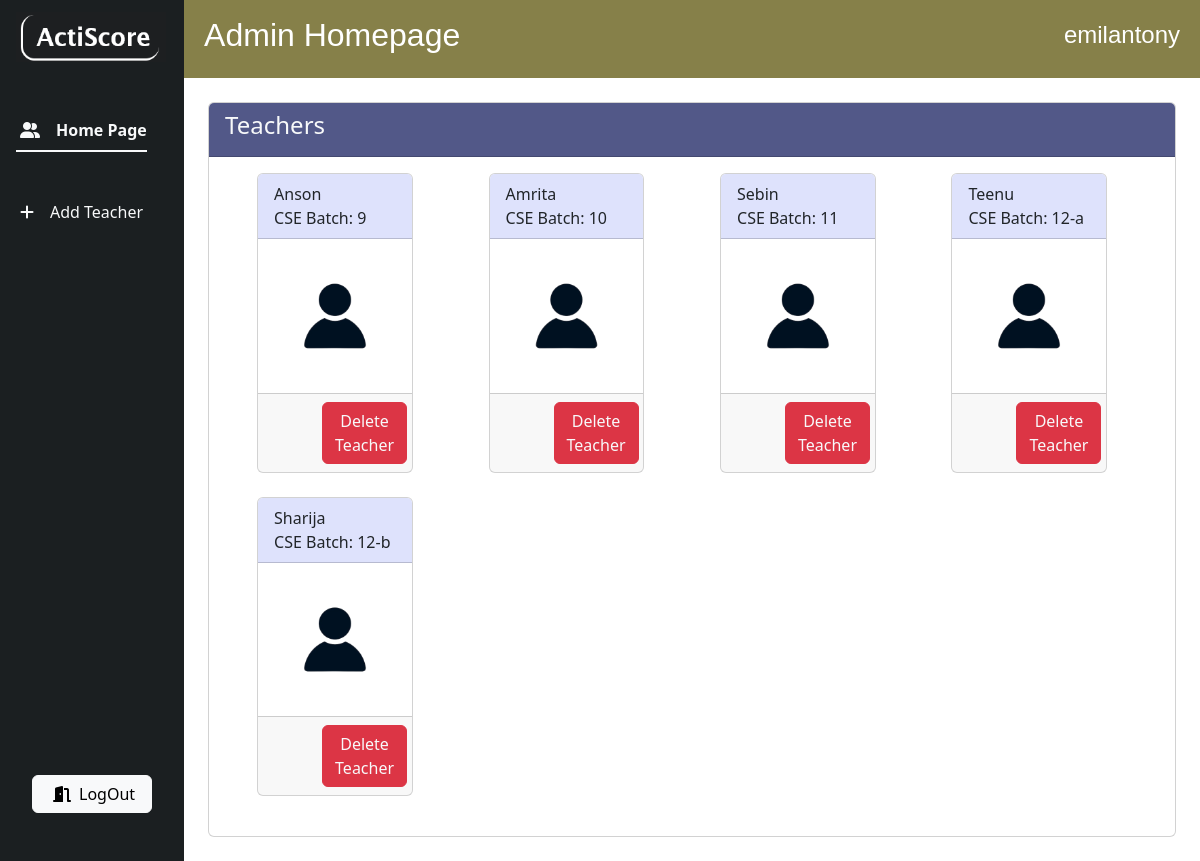
The page /admini (signed in) on the database its author committed.
### homepg/models.py (models this page shows, shortened)
class CustomUser(AbstractUser):
    role=(
        ('teacher','Teacher'),
        ('student','Student')
    )
    roles=models.CharField(max_length=10,choices=role,default="student")
    verified=models.BooleanField(default=False)

class Teacher(models.Model):
    batches=(
        ('9','9'),
        ('10','10'),
        ('11','11'),
        ('12-a','12-a'),
        ('12-b','12-b'))
    name = models.CharField(max_length=100)
    batch = models.CharField(choices=batches,default='9',max_length=10,unique=True)
    user = models.OneToOneField(CustomUser,on_delete=models.CASCADE,null=True)

### homepg/decorators.py (the view)
    def wrapper_func (request,*args,**kwargs):
        if request.user.is_authenticated:
            if request.user.is_superuser:
                return view_func(request,*args,**kwargs)
            elif request.user.roles == 'teacher':
                return redirect('teachvw')
            else:
                return redirect('studvw')
        else:
            return redirect('loginpg')

### homepg/views.py (called while the page is built)
@authenticated_admin
@login_required(login_url='/login')
def adminvw(request):
    user=request.user
    teachers = Teacher.objects.all().order_by(
        Case(
            When(batch='9', then=Value(1)),
            When(batch='10', then=Value(2)),
            When(batch='11', then=Value(3)),
            When(batch='12-a', then=Value(4)),
            When(batch='12-b', then=Value(5)),
            default=Value(6),
            output_field=CharField(),
        )
    )
    return render(request,'adminview.html',{'user':user,'teachers':teachers})

### homepg/templates/adminview.html (shortened to what this page needs)
{% load static %}
<!doctype html>
<html lang="en">
  <head>
    <link rel="stylesheet" href="https://cdnjs.cloudflare.com/ajax/libs/font-awesome/6.5.1/css/all.min.css" />
    <link href="https://cdn.jsdelivr.net/npm/bootstrap@5.3.3/dist/css/bootstrap.min.css" rel="stylesheet">
  </head>
  <body>
    <div class="container-fluid">
        <div class="row flex-nowrap">
            <div class="col-auto px-sm-2 px-0" style="background-color: #1b1f21;">
                <div class="d-flex flex-column align-items-center align-items-sm-start px-2 pt-1 text-white min-vh-100">
                    <div class="brand-name mb-5 mt-2">
                        <img src="{% static 'logo.png' %}" alt="bootstrap" width="150" height="50">
                    </div>
                    <ul class="nav nav-underline nav-fill flex-column mb-sm-auto align-items-sm-start" id="menu">
                        <li class="nav-item">
                            <a href="{% url 'adminvw' %}" class="nav-link text-light active align-middle mb-4">
                                <span class="ms-1 d-none d-sm-inline"><i class="fa-solid fa-user-group me-3"></i>Home Page</span>
                            </a>
                        </li>
                        <li class="nav-item">
                            <a href="{% url 'addtch' %}" class="nav-link text-light align-middle mb-4">
                                <span class="ms-1 d-none d-sm-inline"><i class="fa-solid fa-plus me-3"></i>Add Teacher</span>
                            </a>
                        </li>
                    </ul>
                    <a class="btn btn-light mx-3 mb-5 px-3" href="{% url 'logout' %}" role="button">
                        <span class="ms-1 d-none d-sm-inline"><i class="fa-solid fa-door-open me-2"></i>LogOut</span>
                    </a>
                </div>
            </div>
            <div class="col g-0">
                <div class="col g-0">
                    <nav class="navbar sticky-top px-2 py-3" style="background-color:#868049;color: #FFFFFF; font-family: Helvetica;">
                        <div class="container-fluid">
                            <h2 class="d-flex">Admin Homepage</h2>
                            <h4 class="d-flex">{{ user }}</h4>
                        </div>
                    </nav>
                    <div class="card m-4">
                        <div class="card-header text-light d-flex justify-content-between" style="background-color: #525888;">
                            <h4>Teachers</h4>
                        </div>
                        <div class="card-body ps-5 overflow-y-auto" style="max-height: 80vh;">
                            <div class="row text-light">
                                {% for i in teachers %}
                                <div class="col-md-3 mb-4">
                                    <div class="card w-75">
                                        <a href="{% url 'student_listing' i.id %}" class="card-link text-dark" style="text-decoration: none;">
                                            <div class="card-header m-0" style="background-color: #dee2fc;">
                                                {{ i.name }}<p class="m-0"> CSE Batch: {{ i.batch }}</p>
                                            </div>
                                            <div class="card-body d-flex justify-content-center">
                                                <img src="{% static 'person.png' %}" class="card-img-top" alt="Teacher Image">
                                            </div>
                                        </a>
                                        <div class="card-footer">
                                            <button class="card-link btn btn-danger mx-5 my-0 text-light" style="text-decoration: none;" data-bs-toggle="modal" data-bs-target="#deleteModal{{ i.id }}">Delete Teacher</button>
                                        </div>
                                    </div>
                                </div>
                                {% endfor %}
                            </div>
                        </div>
                    </div>
                </div>
            </div>
        </div>
    </div>
  </body>
</html>

### rows shown on the page
CustomUser: username "emilantony"
Teacher: name "Anson", batch "9"
Teacher: name "Amrita", batch "10"
Teacher: name "Sebin", batch "11"
Teacher: name "Teenu", batch "12-a"
Teacher: name "Sharija", batch "12-b"
